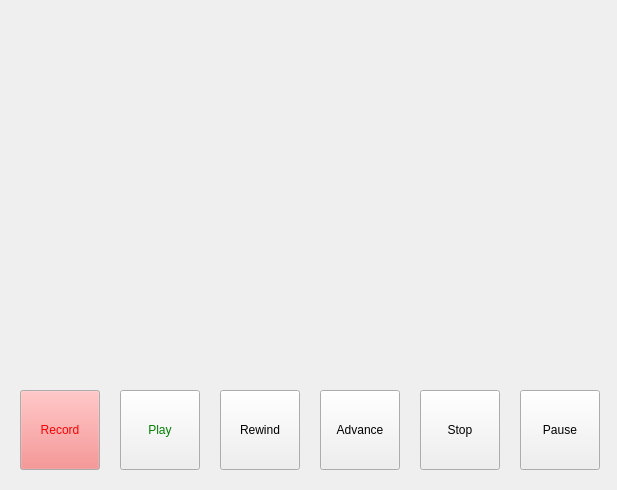
<?xml version="1.0" encoding="UTF-8"?>
<ui version="4.0">
 <class>FormMain</class>
 <widget class="QWidget" name="FormMain">
  <property name="geometry">
   <rect>
    <x>0</x>
    <y>0</y>
    <width>617</width>
    <height>490</height>
   </rect>
  </property>
  <property name="windowTitle">
   <string>Tux Taper</string>
  </property>
  <property name="autoFillBackground">
   <bool>false</bool>
  </property>
  <widget class="QPushButton" name="pushButtonPause">
   <property name="geometry">
    <rect>
     <x>520</x>
     <y>390</y>
     <width>80</width>
     <height>80</height>
    </rect>
   </property>
   <property name="cursor">
    <cursorShape>PointingHandCursor</cursorShape>
   </property>
   <property name="locale">
    <locale language="English" country="UnitedStates"/>
   </property>
   <property name="text">
    <string>Pause</string>
   </property>
   <property name="checkable">
    <bool>true</bool>
   </property>
  </widget>
  <widget class="QPushButton" name="pushButtonStop">
   <property name="geometry">
    <rect>
     <x>420</x>
     <y>390</y>
     <width>80</width>
     <height>80</height>
    </rect>
   </property>
   <property name="cursor">
    <cursorShape>PointingHandCursor</cursorShape>
   </property>
   <property name="locale">
    <locale language="English" country="UnitedStates"/>
   </property>
   <property name="text">
    <string>Stop</string>
   </property>
   <property name="checkable">
    <bool>true</bool>
   </property>
  </widget>
  <widget class="QPushButton" name="pushButtonAdvance">
   <property name="geometry">
    <rect>
     <x>320</x>
     <y>390</y>
     <width>80</width>
     <height>80</height>
    </rect>
   </property>
   <property name="cursor">
    <cursorShape>PointingHandCursor</cursorShape>
   </property>
   <property name="locale">
    <locale language="English" country="UnitedStates"/>
   </property>
   <property name="text">
    <string>Advance</string>
   </property>
   <property name="checkable">
    <bool>true</bool>
   </property>
  </widget>
  <widget class="QPushButton" name="pushButtonRewind">
   <property name="enabled">
    <bool>true</bool>
   </property>
   <property name="geometry">
    <rect>
     <x>220</x>
     <y>390</y>
     <width>80</width>
     <height>80</height>
    </rect>
   </property>
   <property name="cursor">
    <cursorShape>PointingHandCursor</cursorShape>
   </property>
   <property name="locale">
    <locale language="English" country="UnitedStates"/>
   </property>
   <property name="text">
    <string>Rewind</string>
   </property>
   <property name="checkable">
    <bool>true</bool>
   </property>
  </widget>
  <widget class="QPushButton" name="pushButtonPlay">
   <property name="geometry">
    <rect>
     <x>120</x>
     <y>390</y>
     <width>80</width>
     <height>80</height>
    </rect>
   </property>
   <property name="cursor">
    <cursorShape>PointingHandCursor</cursorShape>
   </property>
   <property name="autoFillBackground">
    <bool>true</bool>
   </property>
   <property name="styleSheet">
    <string notr="true">color: green;
selection-background-color: rgb(16, 255, 16);</string>
   </property>
   <property name="locale">
    <locale language="English" country="UnitedStates"/>
   </property>
   <property name="text">
    <string>Play</string>
   </property>
  </widget>
  <widget class="QPushButton" name="pushButtonRecord">
   <property name="geometry">
    <rect>
     <x>20</x>
     <y>390</y>
     <width>80</width>
     <height>80</height>
    </rect>
   </property>
   <property name="palette">
    <palette>
     <active>
      <colorrole role="WindowText">
       <brush brushstyle="SolidPattern">
        <color alpha="255">
         <red>255</red>
         <green>0</green>
         <blue>0</blue>
        </color>
       </brush>
      </colorrole>
      <colorrole role="Button">
       <brush brushstyle="SolidPattern">
        <color alpha="255">
         <red>242</red>
         <green>120</green>
         <blue>120</blue>
        </color>
       </brush>
      </colorrole>
      <colorrole role="Light">
       <brush brushstyle="SolidPattern">
        <color alpha="255">
         <red>255</red>
         <green>128</green>
         <blue>128</blue>
        </color>
       </brush>
      </colorrole>
      <colorrole role="Midlight">
       <brush brushstyle="SolidPattern">
        <color alpha="255">
         <red>233</red>
         <green>115</green>
         <blue>113</blue>
        </color>
       </brush>
      </colorrole>
      <colorrole role="Dark">
       <brush brushstyle="SolidPattern">
        <color alpha="255">
         <red>202</red>
         <green>100</green>
         <blue>99</blue>
        </color>
       </brush>
      </colorrole>
      <colorrole role="Mid">
       <brush brushstyle="SolidPattern">
        <color alpha="255">
         <red>160</red>
         <green>80</green>
         <blue>81</blue>
        </color>
       </brush>
      </colorrole>
      <colorrole role="Text">
       <brush brushstyle="SolidPattern">
        <color alpha="255">
         <red>255</red>
         <green>0</green>
         <blue>0</blue>
        </color>
       </brush>
      </colorrole>
      <colorrole role="ButtonText">
       <brush brushstyle="SolidPattern">
        <color alpha="255">
         <red>255</red>
         <green>0</green>
         <blue>0</blue>
        </color>
       </brush>
      </colorrole>
     </active>
     <inactive>
      <colorrole role="WindowText">
       <brush brushstyle="SolidPattern">
        <color alpha="255">
         <red>255</red>
         <green>0</green>
         <blue>0</blue>
        </color>
       </brush>
      </colorrole>
      <colorrole role="Button">
       <brush brushstyle="SolidPattern">
        <color alpha="255">
         <red>242</red>
         <green>120</green>
         <blue>120</blue>
        </color>
       </brush>
      </colorrole>
      <colorrole role="Light">
       <brush brushstyle="SolidPattern">
        <color alpha="255">
         <red>255</red>
         <green>128</green>
         <blue>128</blue>
        </color>
       </brush>
      </colorrole>
      <colorrole role="Midlight">
       <brush brushstyle="SolidPattern">
        <color alpha="255">
         <red>233</red>
         <green>115</green>
         <blue>113</blue>
        </color>
       </brush>
      </colorrole>
      <colorrole role="Dark">
       <brush brushstyle="SolidPattern">
        <color alpha="255">
         <red>202</red>
         <green>100</green>
         <blue>99</blue>
        </color>
       </brush>
      </colorrole>
      <colorrole role="Mid">
       <brush brushstyle="SolidPattern">
        <color alpha="255">
         <red>160</red>
         <green>80</green>
         <blue>81</blue>
        </color>
       </brush>
      </colorrole>
      <colorrole role="Text">
       <brush brushstyle="SolidPattern">
        <color alpha="255">
         <red>255</red>
         <green>0</green>
         <blue>0</blue>
        </color>
       </brush>
      </colorrole>
      <colorrole role="ButtonText">
       <brush brushstyle="SolidPattern">
        <color alpha="255">
         <red>255</red>
         <green>0</green>
         <blue>0</blue>
        </color>
       </brush>
      </colorrole>
     </inactive>
     <disabled>
      <colorrole role="WindowText">
       <brush brushstyle="SolidPattern">
        <color alpha="255">
         <red>255</red>
         <green>0</green>
         <blue>0</blue>
        </color>
       </brush>
      </colorrole>
      <colorrole role="Button">
       <brush brushstyle="SolidPattern">
        <color alpha="255">
         <red>242</red>
         <green>120</green>
         <blue>120</blue>
        </color>
       </brush>
      </colorrole>
      <colorrole role="Light">
       <brush brushstyle="SolidPattern">
        <color alpha="255">
         <red>255</red>
         <green>128</green>
         <blue>128</blue>
        </color>
       </brush>
      </colorrole>
      <colorrole role="Midlight">
       <brush brushstyle="SolidPattern">
        <color alpha="255">
         <red>233</red>
         <green>115</green>
         <blue>113</blue>
        </color>
       </brush>
      </colorrole>
      <colorrole role="Dark">
       <brush brushstyle="SolidPattern">
        <color alpha="255">
         <red>202</red>
         <green>100</green>
         <blue>99</blue>
        </color>
       </brush>
      </colorrole>
      <colorrole role="Mid">
       <brush brushstyle="SolidPattern">
        <color alpha="255">
         <red>160</red>
         <green>80</green>
         <blue>81</blue>
        </color>
       </brush>
      </colorrole>
      <colorrole role="Text">
       <brush brushstyle="SolidPattern">
        <color alpha="255">
         <red>255</red>
         <green>0</green>
         <blue>0</blue>
        </color>
       </brush>
      </colorrole>
      <colorrole role="ButtonText">
       <brush brushstyle="SolidPattern">
        <color alpha="255">
         <red>255</red>
         <green>0</green>
         <blue>0</blue>
        </color>
       </brush>
      </colorrole>
     </disabled>
    </palette>
   </property>
   <property name="cursor">
    <cursorShape>PointingHandCursor</cursorShape>
   </property>
   <property name="autoFillBackground">
    <bool>false</bool>
   </property>
   <property name="styleSheet">
    <string notr="true">color: red;</string>
   </property>
   <property name="locale">
    <locale language="English" country="UnitedStates"/>
   </property>
   <property name="text">
    <string extracomment="Save audio">Record</string>
   </property>
   <property name="checkable">
    <bool>true</bool>
   </property>
  </widget>
  <widget class="QLabel" name="labelTape">
   <property name="geometry">
    <rect>
     <x>60</x>
     <y>60</y>
     <width>391</width>
     <height>251</height>
    </rect>
   </property>
   <property name="autoFillBackground">
    <bool>false</bool>
   </property>
   <property name="styleSheet">
    <string notr="true">background-image: url(./graphics/cassetteempty.jpg);</string>
   </property>
   <property name="text">
    <string/>
   </property>
   <property name="pixmap">
    <pixmap>:/images/graphics/cassetteempty.jpg</pixmap>
   </property>
  </widget>
  <widget class="QLabel" name="labelFilename">
   <property name="geometry">
    <rect>
     <x>60</x>
     <y>330</y>
     <width>451</width>
     <height>41</height>
    </rect>
   </property>
   <property name="text">
    <string/>
   </property>
  </widget>
 </widget>
 <resources/>
 <connections/>
</ui>
